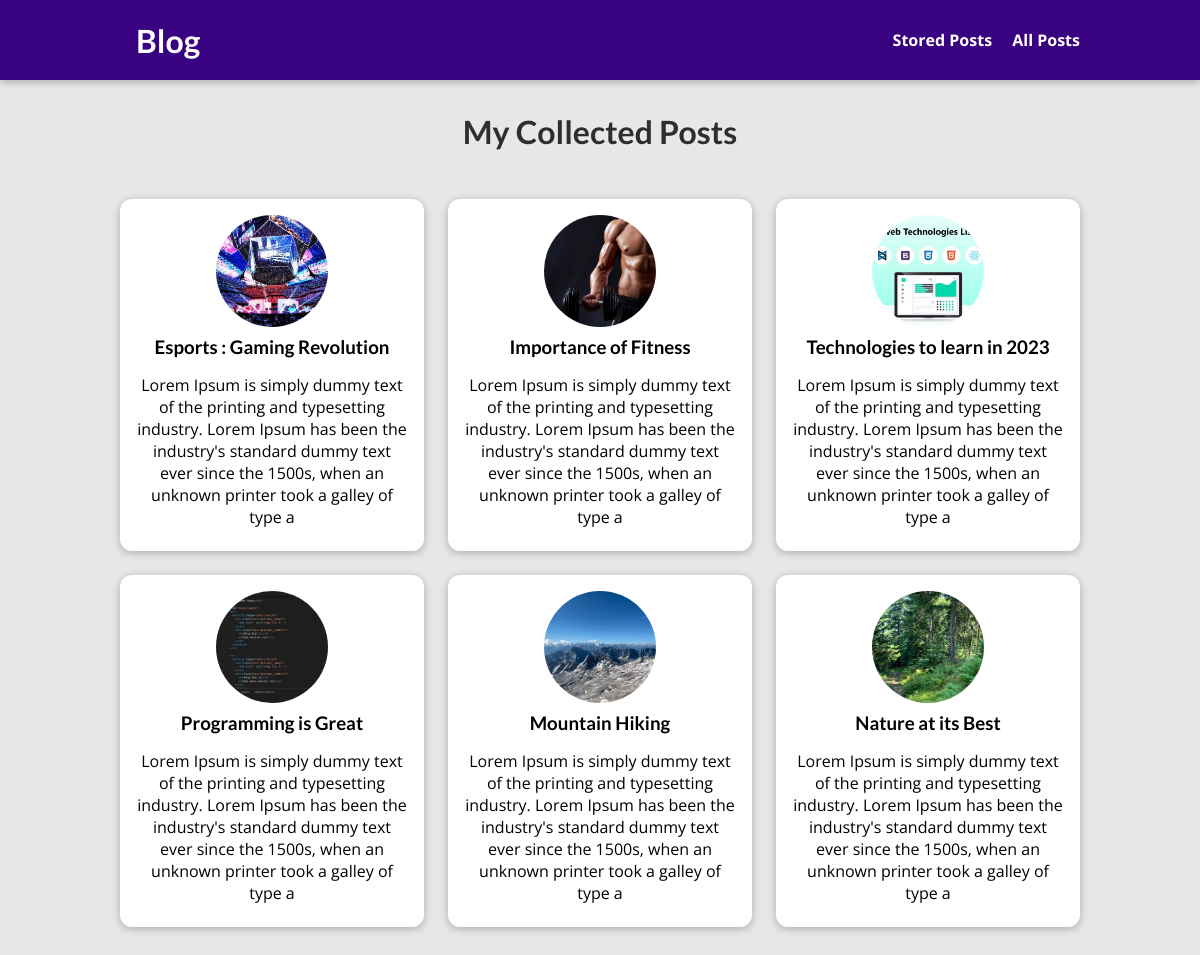
The page /posts on the database its author committed.
### blog/models.py (models this page shows, shortened)
class Post(models.Model):
    title = models.CharField(max_length=150)
    excerpt = models.CharField(max_length=200)
    image = models.ImageField(upload_to="posts", null=True)
    date = models.DateField(auto_now=True)
    slug = models.SlugField(unique=True, db_index=True)
    content = models.TextField(validators=[MinLengthValidator(10)])
    author = models.ForeignKey(
        Author, on_delete=models.SET_NULL, null=True, related_name="posts")
    tags = models.ManyToManyField(Tag)

### blog/views.py (the view)
# urls.py: path("posts", views.AllPostsView.as_view(), name="posts-page"),
class AllPostsView(ListView):
    template_name = "blog/all-posts.html"
    model = Post
    ordering = ["-date"]
    context_object_name = "all_posts"

### blog/templates/blog/all-posts.html (shortened to what this page needs)
{% extends "base.html" %}
{% load static %}
{% block css_files %}
  <link rel="stylesheet" href="{% static "blog/post.css" %}" />
  <link rel="stylesheet" href="{% static "blog/all-posts.css" %}" />
{% endblock %}
{% block content %}
<section id="all-posts">
  <h2>My Collected Posts</h2>
  <ul>
    {% for post in all_posts %}
      {% include "blog/includes/post.html" %}
    {% endfor %}
  </ul>
</section>
{% endblock %}

### blog/templates/blog/includes/post.html
<li>
  <article class="post">
    <a href="{% url "post-detail-page" post.slug %}">
      <img src="{{ post.image.url }}" alt="{{ post.title }}"
      />
      <div class="post__content">
        <h3>{{ post.title }}</h3>
        <p>
          {{ post.excerpt }}
        </p>
      </div>
    </a>
  </article>
</li>

### static/app.css (style rules this page uses)
* { box-sizing: border-box; }
html { font-family: 'Open Sans', 'Lato', sans-serif; }
body { margin: 0; }
h1, h2, h3 { font-family: 'Lato', sans-serif; font-weight: bold; }

### blog/static/blog/post.css (style rules this page uses)
.post { display: flex; flex-direction: column; align-items: center; text-align: center; }
.post a { text-decoration: none; color: black; transition: all 0.2s ease; padding: 1rem; }
.post img { width: 5rem; height: 5rem; object-fit: cover; border-radius: 50%; }
.post h3 { margin: 0.25rem 0; }

### blog/static/blog/all-posts.css (style rules this page uses)
body { background-color: #e7e7e7; }
#all-posts { margin: 7rem auto; width: 90%; max-width: 60rem; }
#all-posts h2 { text-align: center; font-size: 2rem; color: #2e2e2e; margin: 3rem 0; }
ul { list-style: none; margin: 0; padding: 0; display: grid; grid-template-columns: repeat(auto-fill, minmax(17rem, 1fr)); gap: 1.5rem; }
.post img { width: 7rem; height: 7rem; }
.post a { height: 22rem; transform-origin: center; box-shadow: 0 2px 8px rgba(0, 0, 0, 0.25); border-radius: 12px; background-color: white; }

### rows shown on the page
Post: image (picture), title "Esports : Gaming Revolution", excerpt "Lorem Ipsum is simply dummy text of the printing and typesetting industry. Lorem Ipsum has been the industry's standard dummy text ever since the 1500s, when an unknown printer took a galley of type a"
Post: image (picture), title "Importance of Fitness", excerpt "Lorem Ipsum is simply dummy text of the printing and typesetting industry. Lorem Ipsum has been the industry's standard dummy text ever since the 1500s, when an unknown printer took a galley of type a"
Post: image (picture), title "Technologies to learn in 2023", excerpt "Lorem Ipsum is simply dummy text of the printing and typesetting industry. Lorem Ipsum has been the industry's standard dummy text ever since the 1500s, when an unknown printer took a galley of type a"
Post: image (picture), title "Programming is Great", excerpt "Lorem Ipsum is simply dummy text of the printing and typesetting industry. Lorem Ipsum has been the industry's standard dummy text ever since the 1500s, when an unknown printer took a galley of type a"
Post: image (picture), title "Mountain Hiking", excerpt "Lorem Ipsum is simply dummy text of the printing and typesetting industry. Lorem Ipsum has been the industry's standard dummy text ever since the 1500s, when an unknown printer took a galley of type a"
Post: image (picture), title "Nature at its Best", excerpt "Lorem Ipsum is simply dummy text of the printing and typesetting industry. Lorem Ipsum has been the industry's standard dummy text ever since the 1500s, when an unknown printer took a galley of type a"
